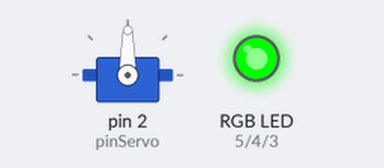
Recording of a sketch running on a simulated Arduino Uno, built with avr-gcc and run on an emulated ATmega328P. Parts: servo, an RGB LED mixed from three pins (HIGH = lit).

Above: at 3.05 s.
At 8.95 s:
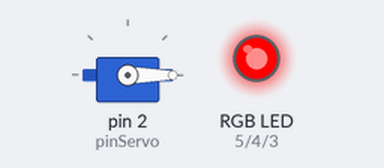
Timing chart, 0 to 10.8 s (numbered marks = the images above):
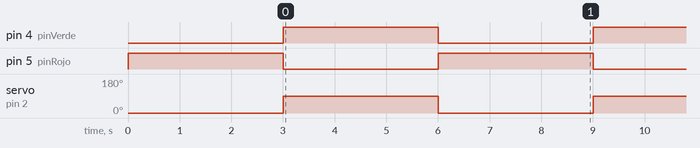

Measured:
- by itself, pin 4 (pinVerde), pin 5 (pinRojo): alternates HIGH for 3.0 s and LOW for 3.0 s
- by itself, servo on pin 2 (pinServo): alternates 90° for 3.0 s and 0° for 3.0 s

The sketch:

proyectoncapas1.ino
```cpp
#include <Servo.h>

Servo servo;

// Definir los pines para los colores del LED RGB
const int pinRojo = 5; // Rojo en el pin 5
const int pinVerde = 4; // Verde en el pin 4
const int pinAzul = 3; // Azul en el pin 3
const int pinServo = 2; // Servo en el pin 2

void setup() {
    // Configurar los pines del LED RGB como salida
    pinMode(pinRojo, OUTPUT);
    pinMode(pinVerde, OUTPUT);
    pinMode(pinAzul, OUTPUT);

    // Configurar el servo en el pin 2
    servo.attach(pinServo);
    servo.write(0);

    // Encender el color rojo del LED RGB al inicio
    digitalWrite(pinRojo, HIGH);
    digitalWrite(pinVerde, LOW);
    digitalWrite(pinAzul, LOW);

    delay(3000);
}

void loop() {
    // Mover el servomotor a 180 grados
    servo.write(90);
    // Encender el color verde del LED RGB
    digitalWrite(pinRojo, LOW);
    digitalWrite(pinVerde, HIGH);
    digitalWrite(pinAzul, LOW);

    delay(3000);

    // Mover el servomotor a 0 grados
    servo.write(0);
    // Encender el color rojo del LED RGB
    digitalWrite(pinRojo, HIGH);
    digitalWrite(pinVerde, LOW);
    digitalWrite(pinAzul, LOW);

    delay(3000);
}
```
